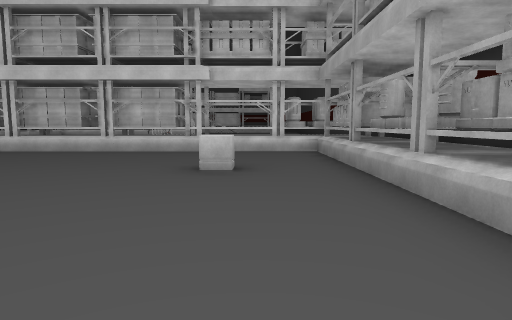
[1] (above)

24 first-person views from a walk through a 3-D level made in the Unity game engine. The camera is 1.3 m above the floor, tilts 6° down and sees 75° across. The floor is counted in squares, 2 m on a side. Each view is taken from the middle of a square. On the plan, view 1 faces up. The plan holds only what a view shows up to about 10 squares ahead; the rest is blank. The place goes on beyond the plan. Some animated figures are not drawn.

[2]
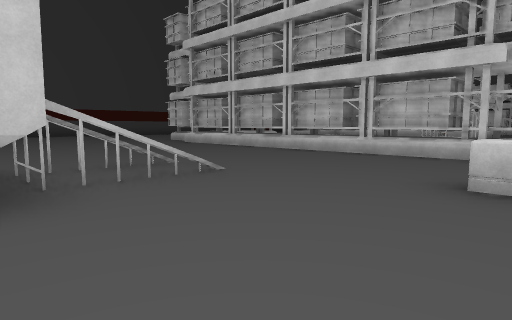

[3]
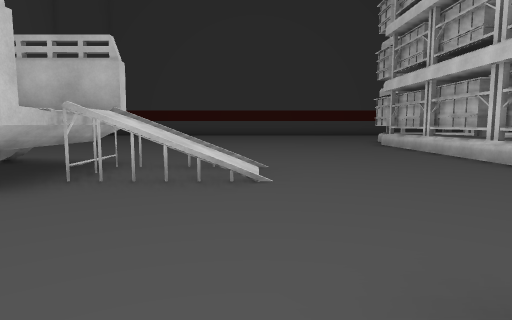

[4]
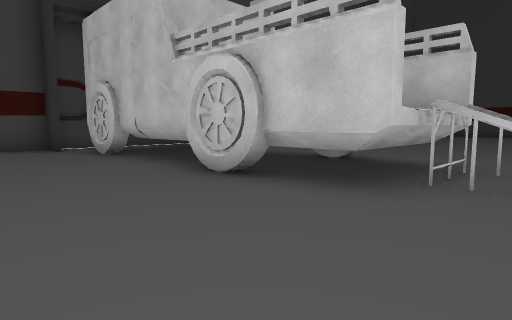

[5]
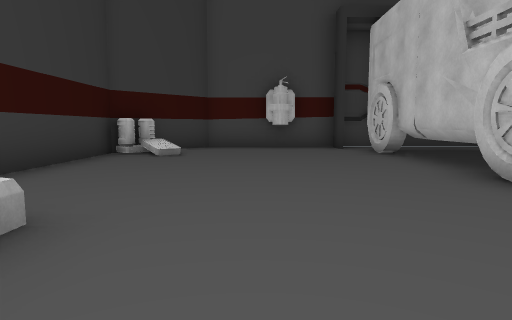

[6]
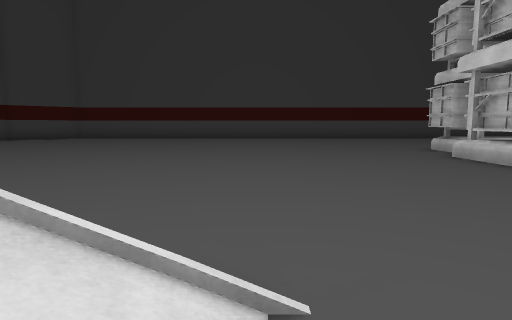

[7]
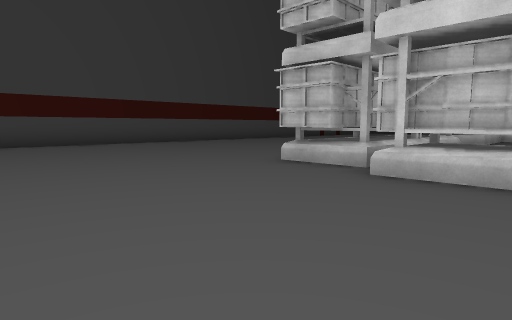

[8]
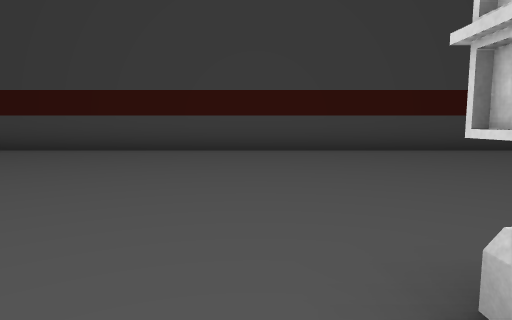

[9]
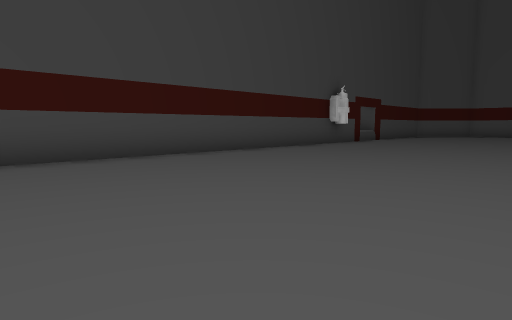

[10]
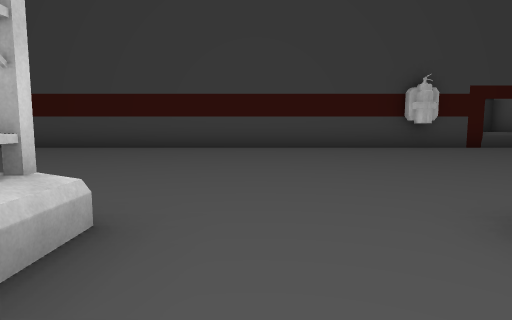

[11]
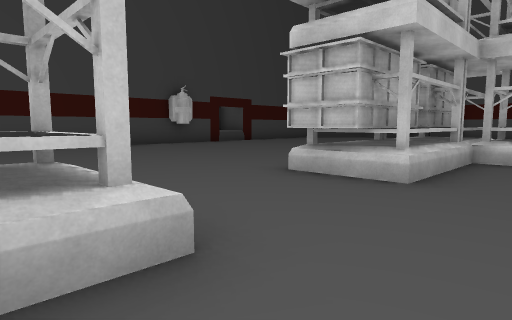

[12]
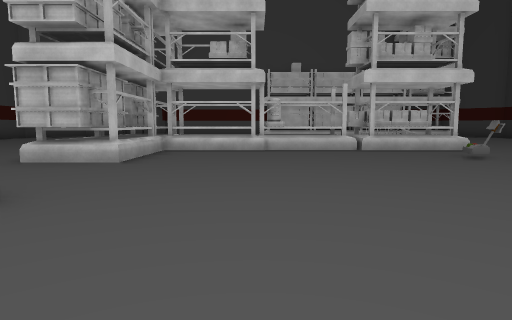

[13]
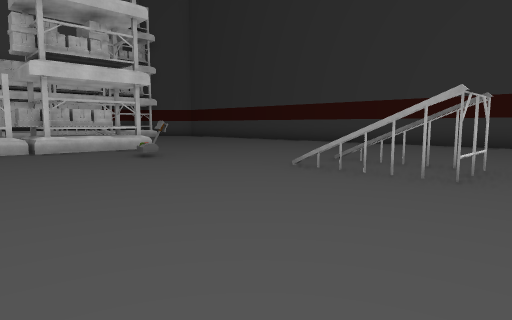

[14]
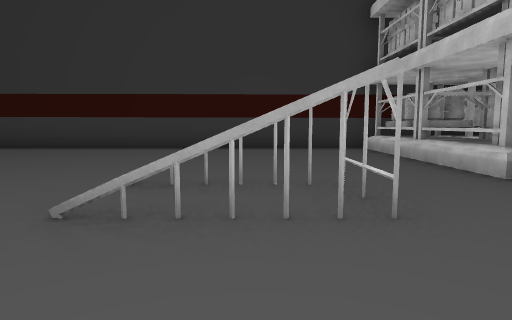

[15]
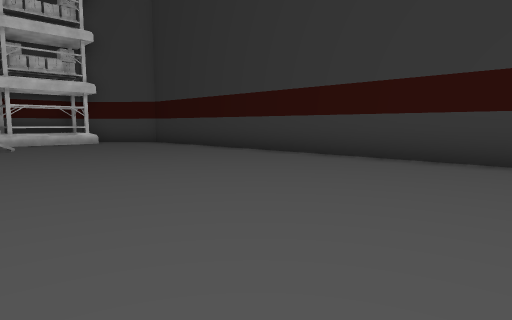

[16]
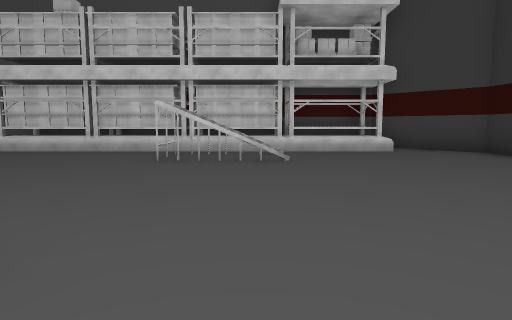

[17]
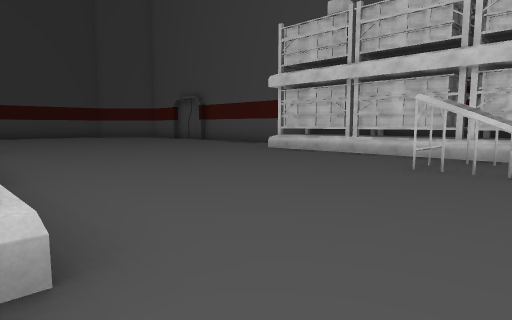

[18]
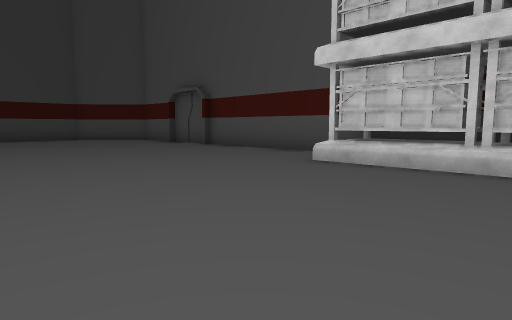

[19]
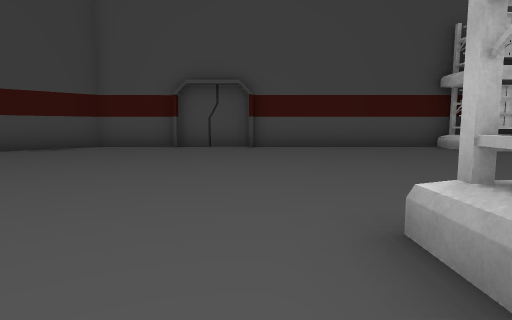

[20]
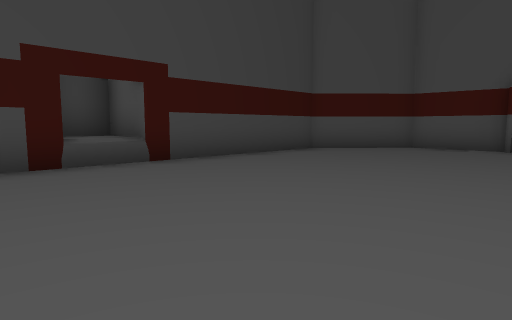

[21]
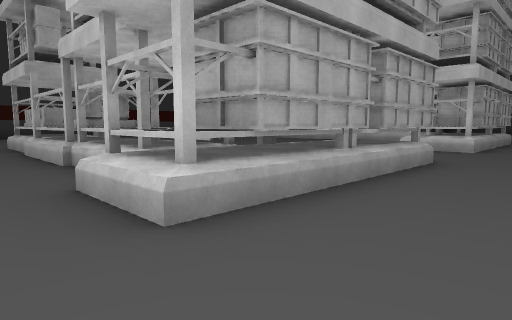

[22]
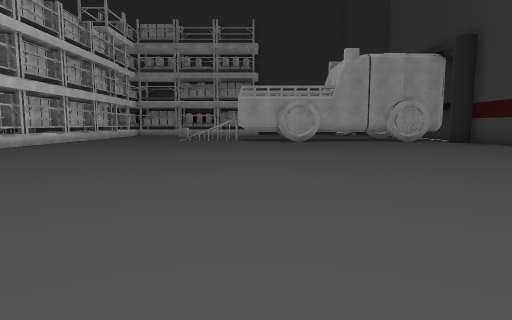

[23]
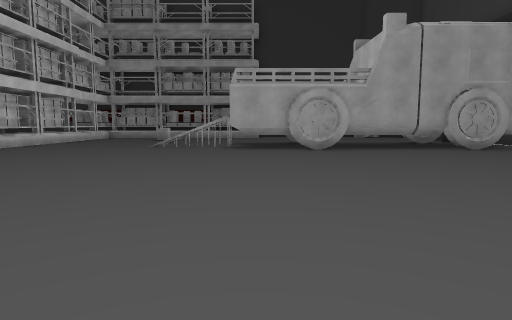

[24]
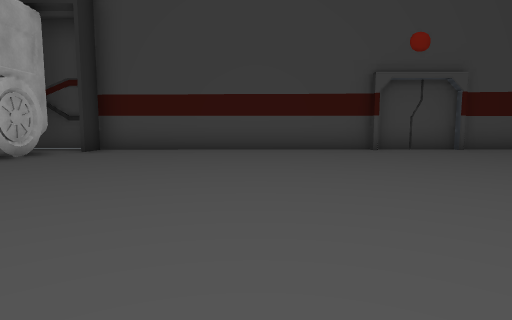

### Floor plan
Key: @ floor where view 1 was taken; # wall or solid block; . floor; / step, stairs or slope; = window, fence, low wall or low ledge; ^ raised ledge; S shelf; B barrel; A box; T thing the floor can be seen under or through; E fire extinguisher; L lever; O other object.
Columns run from 22 left of view 1 to 4 right of it. Each row starts with its distance up from view 1.
 30   #######################
 29   #...........SSSSSSSSSS.#
 28  #.......................##
 27  #.................//.....#
 26  #.................#/.....
 25  #.......................
 24  #........................#
 23 ##........................#
 22 ^^.......SS...............#
 21  #.......SSSSBBSAOO.......#
 20  EE......SSSSBBSAAA.......#
 19  #.......SS...............#
 18  #.......SS...............#
 17  #.......SS.......L.......#
 16  #........................#
 15  #........................#
 14  #.......SS......../......#
 13  #.......SS........ ......#
 12  #.......SS .......=......#
 11  #.......SS  .............#
 10  #.......SS        .SSSOOS
  9  #.......SSSSSSSSSSSSSSBB
  8  #......................A
  7  #......................O
  6  #......................AO
  5  #...................A..BO
  4  #...............//.....BO
  3  #...............//.....A
  2  #. .............//.....
  1  # .............TTT#....
  0     ............T  #..@..
 -1      ...........T  #......#
 -2       ..........T  #......#
 -3        .........T  #......#
 -4       ..........T  #......#
 -5       ..........#  #....OB
 -6      ...........#  #.....#
 -7     #############  ######

Where each view was taken, in squares from view 1:
view 1: 0 up, 0 right, facing up
view 2: 1 up, 0 right, facing up-left
view 3: 4 up, 0 right, facing left
view 4: 3 up, 0 right, facing down-left
view 5: 3 up, 0 right, facing down
view 6: 4 up, 4 left, facing left
view 7: 4 up, 9 left, facing up-left
view 8: 8 up, 12 left, facing left
view 9: 9 up, 14 left, facing up-left
view 10: 15 up, 11 left, facing left
view 11: 13 up, 10 left, facing up-left
view 12: 11 up, 9 left, facing up
view 13: 11 up, 8 left, facing up-right
view 14: 13 up, 6 left, facing right
view 15: 16 up, 3 left, facing up-right
view 16: 20 up, 2 left, facing up
view 17: 21 up, 2 left, facing up-left
view 18: 23 up, 5 left, facing up-left
view 19: 20 up, 14 left, facing up
view 20: 20 up, 15 left, facing up-left
view 21: 23 up, 15 left, facing down-right
view 22: 1 up, 19 left, facing right
view 23: 1 up, 15 left, facing right
view 24: 2 up, 11 left, facing down
